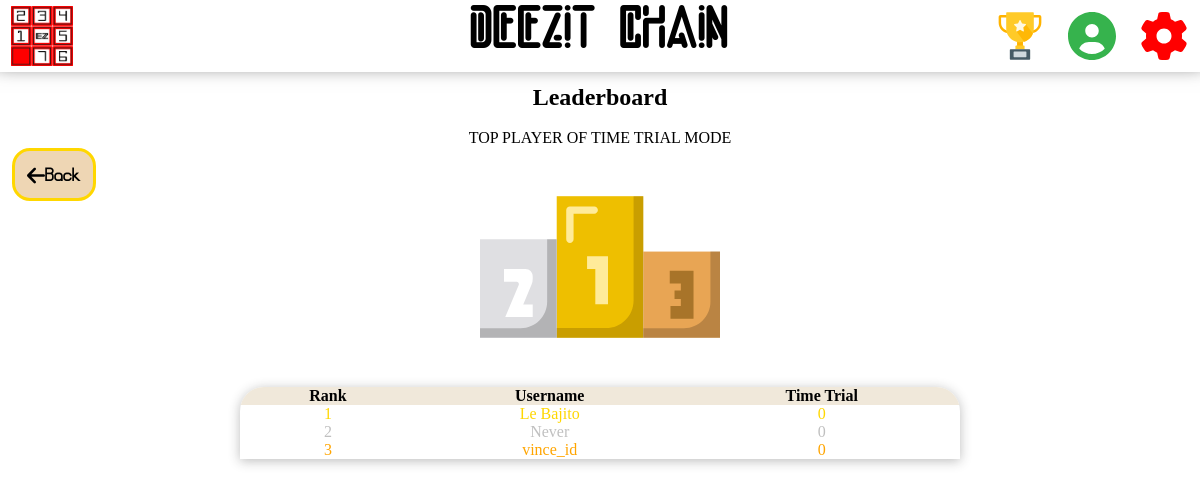
Before: /php/leaderboard_time_trial.php with the older database file.
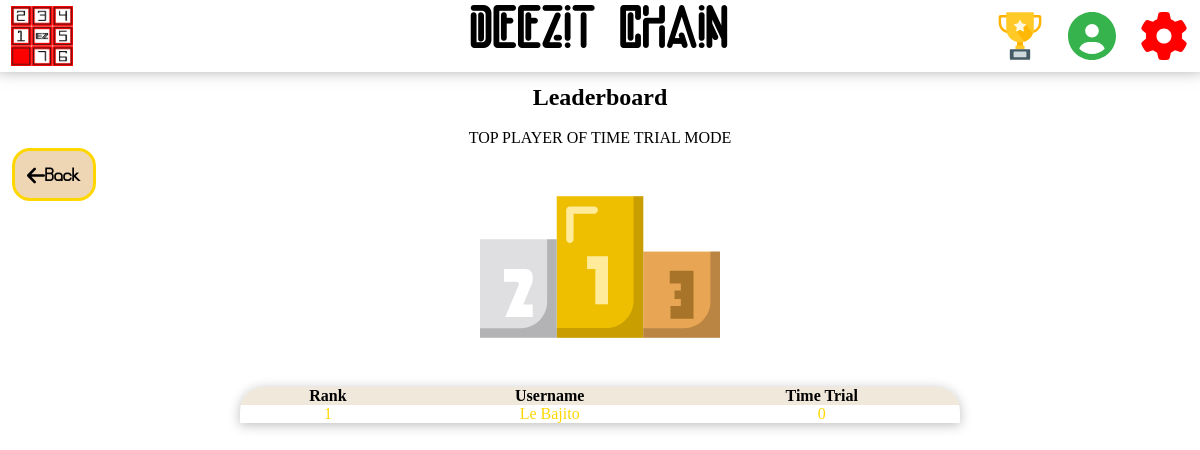
After: the same page with the newer database file.
### tables this page shows
CREATE TABLE `user` (
  `ID` int(11) NOT NULL,
  `username` varchar(64) NOT NULL,
  `password` varchar(64) NOT NULL,
  `history_lvl` int(32) NOT NULL DEFAULT '1',
  `adventure_lvl` int(32) DEFAULT NULL,
  `time_trial` int(32) DEFAULT NULL,
  `current_time_trial` int(32) DEFAULT '0'
);

### php/leaderboard_time_trial.php (the view, shortened to what this page needs)
<?php require './header.php';
?>
<head>
</head>
<main>
    <div>
        <div id="wrapper">
            <a href='leaderboard.php' draggable='false' class='align-left' id='back'><image src='../image/arrow-left-solid.svg' draggable='false' id='arrow-light' alt='arrow'/></image> Back</a>
        <h2 class="align-center">Leaderboard</h2>
        <br>
        <h4 class="align-center">TOP PLAYER OF TIME TRIAL MODE</h4>
        </div>
        <?php
        include("connexion_db.php");
        $requete = "SELECT username,time_trial FROM user ORDER BY time_trial DESC, username ASC limit 8";
        $resultat = mysqli_query($connexion, $requete);
        if ($resultat == FALSE) {
            echo "<p>Erreur d'exécution de la requete :".mysqli_error($connexion)."</p>";
            die();
        }
        else {
            echo "<img src='../image/podium.svg' id='podium' alt='podium' draggable='false'/>";
            echo "<table><tr>
						<th>Rank</th>
						<th>Username</th>
						<th>Time Trial</th>
					</tr>";
            $nbreLignes = mysqli_num_rows($resultat);
            $i=0;
            if ($nbreLignes > 0) {
                while ($row = mysqli_fetch_assoc($resultat)) {
                    echo "<tr>";
                    $i += 1;
                    if (isset($_SESSION['username'])){
                        if ($row['username'] == $_SESSION['username']) {
                            echo "<td class='active rank$i'>$i</td>";
                            echo "<td class='active rank$i'>$row[username]</td>";
                            echo "<td class='active rank$i'>$row[time_trial]</td>";
                        }
                        else{
                            echo "<td class='rank$i'>$i</td>";
                            echo "<td class='rank$i'>$row[username]</td>";
                            echo "<td class='rank$i'>$row[time_trial]</td>";
                        }
                    }
                    else{
                        echo "<td class='rank$i'>$i</td>";
                        echo "<td class='rank$i'>$row[username]</td>";
                        echo "<td class='rank$i'>$row[time_trial]</td>";
                    }
                }
            }
        }
        echo "</table>";
        ?>
    </div>
</main>

Changed rows visible on the page:
removed user: username "Never", time_trial "0"
removed user: username "vince_id", time_trial "0"
